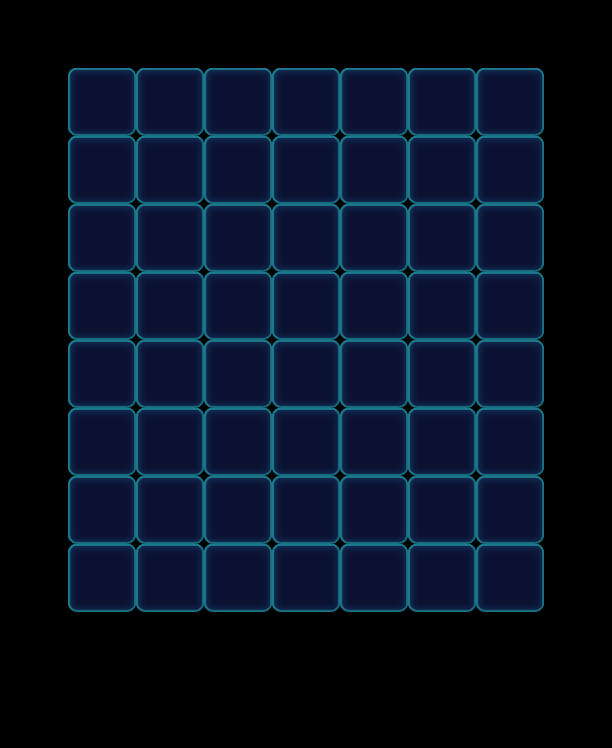

The image is a tile-based game level rendered from a .tmx file. Its description and source (layers, tilesets, objects; grid data summarised) follow:
An orthogonal 9x11 tile map with 68x68 px tiles, 1 tile layer (Valid), 2 tilesets and 75 objects (34x Monster, 22x Ice, 7x Factory_Normal, 6x Floor, 6x Lock).

<map version="1.0" orientation="orthogonal" width="9" height="11" tilewidth="68" tileheight="68">
 <tileset firstgid="1" name="game_grid1" tilewidth="68" tileheight="68">
  <image source="game_grid1.png" width="68" height="68" />
 </tileset>
 <tileset firstgid="2" name="map" tilewidth="68" tileheight="68">
  <image source="map.png" width="1024" height="1024" />
 </tileset>
 <layer name="Valid" width="9" height="11">
  <data>[99 cells, 56 non-empty, 1 distinct tile ids]</data>
 </layer>
 <objectgroup name="BottomObj" width="9" height="11">
  <object name="Jelly2" type="Floor" gid="33" x="272" y="612">
   <properties>
    <property name="Layers" value="2" />
   </properties>
  </object>
  <object name="Jelly2" type="Floor" gid="33" x="204" y="612">
   <properties>
    <property name="Layers" value="2" />
   </properties>
  </object>
  <object name="Jelly2" type="Floor" gid="33" x="340" y="612">
   <properties>
    <property name="Layers" value="2" />
   </properties>
  </object>
  <object name="Jelly2" type="Floor" gid="33" x="340" y="544">
   <properties>
    <property name="Layers" value="2" />
   </properties>
  </object>
  <object name="Jelly2" type="Floor" gid="33" x="204" y="544">
   <properties>
    <property name="Layers" value="2" />
   </properties>
  </object>
  <object name="Jelly2" type="Floor" gid="33" x="272" y="544">
   <properties>
    <property name="Layers" value="2" />
   </properties>
  </object>
 </objectgroup>
 <objectgroup name="MiddleObj" width="9" height="11">
  <object name="32" type="Monster" gid="2" x="136" y="204">
   <properties>
    <property name="Color" value="Blue" />
   </properties>
  </object>
  <object name="33" type="Monster" gid="2" x="68" y="204">
   <properties>
    <property name="Color" value="Blue" />
   </properties>
  </object>
  <object name="26" type="Monster" gid="2" x="340" y="204">
   <properties>
    <property name="Color" value="Blue" />
   </properties>
  </object>
  <object name="84" type="Monster" gid="3" x="272" y="136">
   <properties>
    <property name="Color" value="Green" />
   </properties>
  </object>
  <object name="87" type="Monster" gid="3" x="476" y="272">
   <properties>
    <property name="Color" value="Green" />
   </properties>
  </object>
  <object name="44" type="Monster" gid="3" x="272" y="204">
   <properties>
    <property name="Color" value="Green" />
   </properties>
  </object>
  <object name="25" type="Monster" gid="3" x="68" y="136">
   <properties>
    <property name="Color" value="Green" />
   </properties>
  </object>
  <object name="27" type="Monster" gid="3" x="136" y="136">
   <properties>
    <property name="Color" value="Green" />
   </properties>
  </object>
  <object name="85" type="Monster" gid="18" x="476" y="340">
   <properties>
    <property name="Color" value="Pink" />
   </properties>
  </object>
  <object name="34" type="Monster" gid="18" x="204" y="204">
   <properties>
    <property name="Color" value="Pink" />
   </properties>
  </object>
  <object name="36" type="Monster" gid="18" x="136" y="340">
   <properties>
    <property name="Color" value="Pink" />
   </properties>
  </object>
  <object name="42" type="Monster" gid="18" x="204" y="136">
   <properties>
    <property name="Color" value="Pink" />
   </properties>
  </object>
  <object name="62" type="Monster" gid="2" x="340" y="136">
   <properties>
    <property name="Color" value="Blue" />
   </properties>
  </object>
  <object name="74" type="Monster" gid="2" x="408" y="204">
   <properties>
    <property name="Color" value="Blue" />
   </properties>
  </object>
  <object name="55" type="Monster" gid="19" x="68" y="272">
   <properties>
    <property name="Color" value="Yellow" />
   </properties>
  </object>
  <object name="55" type="Monster" gid="19" x="68" y="340">
   <properties>
    <property name="Color" value="Yellow" />
   </properties>
  </object>
  <object name="55" type="Monster" gid="19" x="476" y="136">
   <properties>
    <property name="Color" value="Yellow" />
   </properties>
  </object>
  <object name="55" type="Monster" gid="19" x="340" y="272">
   <properties>
    <property name="Color" value="Yellow" />
   </properties>
  </object>
  <object name="55" type="Monster" gid="19" x="476" y="204">
   <properties>
    <property name="Color" value="Yellow" />
   </properties>
  </object>
  <object name="55" type="Monster" gid="19" x="408" y="136">
   <properties>
    <property name="Color" value="Yellow" />
   </properties>
  </object>
  <object name="55" type="Monster" gid="19" x="408" y="340">
   <properties>
    <property name="Color" value="Yellow" />
   </properties>
  </object>
  <object name="36" type="Monster" gid="18" x="408" y="272">
   <properties>
    <property name="Color" value="Pink" />
   </properties>
  </object>
  <object name="44" type="Monster" gid="3" x="136" y="272">
   <properties>
    <property name="Color" value="Green" />
   </properties>
  </object>
  <object name="36" type="Monster" gid="18" x="272" y="272">
   <properties>
    <property name="Color" value="Pink" />
   </properties>
  </object>
  <object name="57" type="Monster" gid="2" x="204" y="272">
   <properties>
    <property name="Color" value="Blue" />
   </properties>
  </object>
  <object name="44" type="Monster" gid="3" x="272" y="340">
   <properties>
    <property name="Color" value="Green" />
   </properties>
  </object>
  <object name="36" type="Monster" gid="18" x="204" y="340">
   <properties>
    <property name="Color" value="Pink" />
   </properties>
  </object>
  <object name="36" type="Monster" gid="18" x="340" y="340">
   <properties>
    <property name="Color" value="Pink" />
   </properties>
  </object>
  <object name="44" type="Monster" gid="3" x="204" y="612">
   <properties>
    <property name="Color" value="Green" />
   </properties>
  </object>
  <object name="44" type="Monster" gid="3" x="272" y="544">
   <properties>
    <property name="Color" value="Green" />
   </properties>
  </object>
  <object name="55" type="Monster" gid="19" x="272" y="612">
   <properties>
    <property name="Color" value="Yellow" />
   </properties>
  </object>
  <object name="74" type="Monster" gid="2" x="340" y="544">
   <properties>
    <property name="Color" value="Blue" />
   </properties>
  </object>
  <object name="36" type="Monster" gid="18" x="340" y="612">
   <properties>
    <property name="Color" value="Pink" />
   </properties>
  </object>
  <object name="74" type="Monster" gid="2" x="204" y="544">
   <properties>
    <property name="Color" value="Blue" />
   </properties>
  </object>
 </objectgroup>
 <objectgroup color="#000000" name="TopObj" width="9" height="11">
  <object name="10" type="Factory_Normal" x="68" y="0" width="68" height="68">
   <properties>
    <property name="FactoryColorsConfig" value="Blue,Green,Yellow,Pink" />
   </properties>
  </object>
  <object name="Ice" type="Ice" x="68" y="544" width="68" height="68">
   <properties>
    <property name="Layers" value="3" />
   </properties>
  </object>
  <object name="Ice" type="Ice" x="68" y="476" width="68" height="68">
   <properties>
    <property name="Layers" value="3" />
   </properties>
  </object>
  </objectgroup>
</map>
<!-- 32 of 75 objects omitted -->
